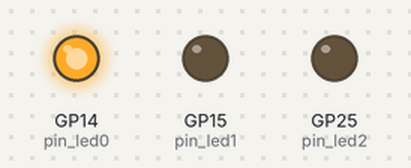
A program run on a simulated Raspberry Pi Pico running MicroPython. On the bench: output pins drawn as LEDs (lit = HIGH).

Above: at 0.2 s.
At 1.2 s:
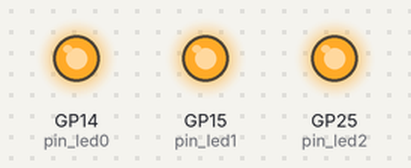
At 1.7 s:
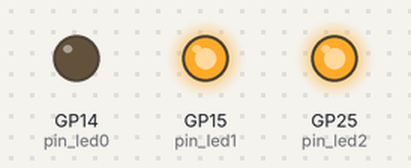
At 2.2 s:
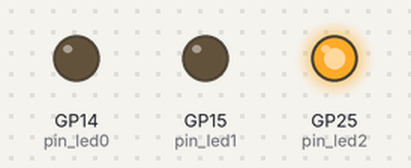
At 3.7 s:
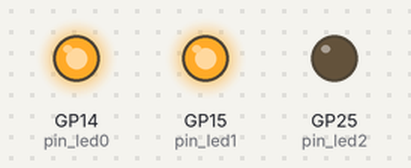
At 5.7 s:
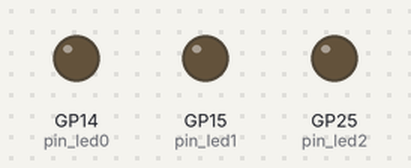
Timing chart, 0 to 6.9 s (numbered marks = the images above):
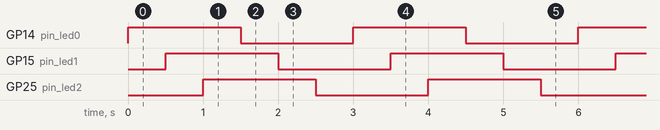

Measured:
- by itself, GP14 (pin_led0), GP15 (pin_led1), GP25 (pin_led2): alternates HIGH for 1.5 s and LOW for 1.5 s
- by itself, everything shown: repeats every 3.0 s, in 6 steps

The program:

switchled.py
```python
from machine import Pin
from time import sleep
pin_led0=machine.Pin(14,machine.Pin.OUT)
pin_led1=machine.Pin(15,machine.Pin.OUT)
pin_led2=machine.Pin(25,machine.Pin.OUT)
button=machine.Pin(11,machine.Pin.IN,machine.Pin.PULL_UP)
sw_time=0.5
i=0
LEDS=['pin_led0','pin_led1','pin_led2']

while True:
    for k in range(0,3):
        s=eval(LEDS[k%3])
        s.toggle()
        sleep(sw_time)
```
